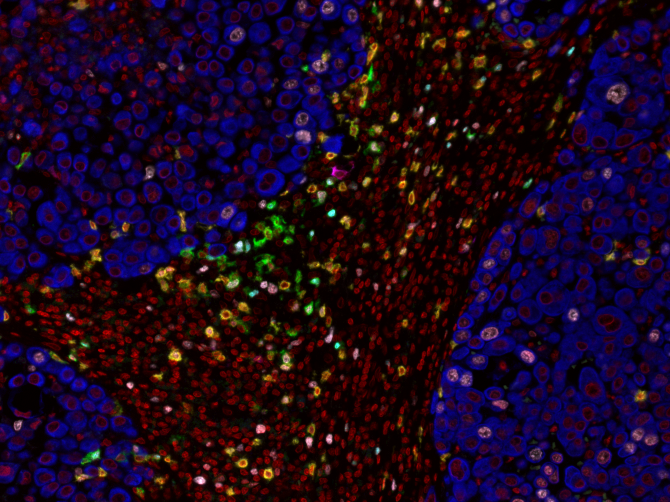
#> input picture data/RGB/Sample1 _[x1,y1]_component_data.png, 1340 x 1004 px, given as the content of the folder /fast/vijay/lung_adenocarcinoma/SCLC2_TIF, which was not available (shown at 1/2 size)
$ jupyter execute --allow-errors 1.3.Image_preprocessing_utils.ipynb   (text cells are left out)
#> lines starting #> are read from the running program, lines starting #| are printed output that depends on the picture; after the words box and inside, x2 and y2 are one past the last pixel; in counts of white or black regions, pixels touching at a corner belong together; pictures that were not available may be replaced by others from this repository, and a replacement may not be noted
[cell 1]
from PIL import Image
from pdb import set_trace
from itertools import repeat

import skimage.morphology
import concurrent.futures
import matplotlib.pyplot as plt
import skimage.measure
import numpy as np
import pandas as pd
import cv2
import glob
import os
import sys
import imageio
import shutil

[cell 2]
dataset_tif_dir = '/fast/vijay/lung_adenocarcinoma/SCLC2_TIF'
dataset_name = os.path.basename(dataset_tif_dir).split('_')[0]
output_basedir = '/fast/vijay/lung_adenocarcinoma/{}_processed/'.format(dataset_name)
tif_files = glob.glob(os.path.join(dataset_tif_dir, '*.tif'))
os.makedirs(output_basedir, exist_ok=True)
channel_map = {
                'LUAD': {
                    'CD8': 0, 'FoxP3': 1, 'CTLA4': 2, 'CD56': 3,
                    'Perforin': 4, 'INSM1_CK7': 5, 'DAPI_Core': 6
                },
                'SCLC1': {
                    'CD8': 0, 'FoxP3': 1, 'CTLA4': 2, 'CD56': 3,
                    'Perforin': 4, 'INSM1_CK7': 5, 'DAPI_Core': 6
                },
                'SCLC2': {
                    'CD8': 0, 'FOXP3': 1, 'CTLA4': 2, 'Perforin': 3,
                    'CD56': 4, 'INSM1_CK7': 5, 'DAPI_Core': 6
                }
            }

[cell 3]
def extract_channel(img, channel_n, out_dir):
    img.seek(channel_n)
    out_name = os.path.join(out_dir, '{}.png'.format(
                os.path.splitext(os.path.basename(img.filename))[0]))
    Image.fromarray(np.array(img)).convert('RGB').save(out_name)

[cell 4]
channel_num = channel_map[dataset_name]['DAPI_Core'] + 1
channel_out_dir = os.path.join(output_basedir, 'extracted_channel_{}'.format(channel_num))
os.makedirs(channel_out_dir, exist_ok=True)
for idx, file_n in enumerate(tif_files):
    img = Image.open(file_n)
    sys.stdout.write('Extracting channel {} from image {}/{}\r'.format(
        channel_num, idx+1, len(tif_files)))
    sys.stdout.flush()
    try:
        # extract the last channel (autofluorescence)
        extract_channel(img, channel_num, channel_out_dir)
    except Exception as e:
        print(e)

[cell 5]
tma_outdir = os.path.join(output_basedir, 'masks_tma')
os.makedirs(tma_outdir, exist_ok=True)
manual_valdir = os.path.join(output_basedir, 'manual_validationg')
os.makedirs(manual_valdir, exist_ok=True)

[cell 6]
def extract_tma_region(file_n):
    img = ~cv2.imread(file_n)
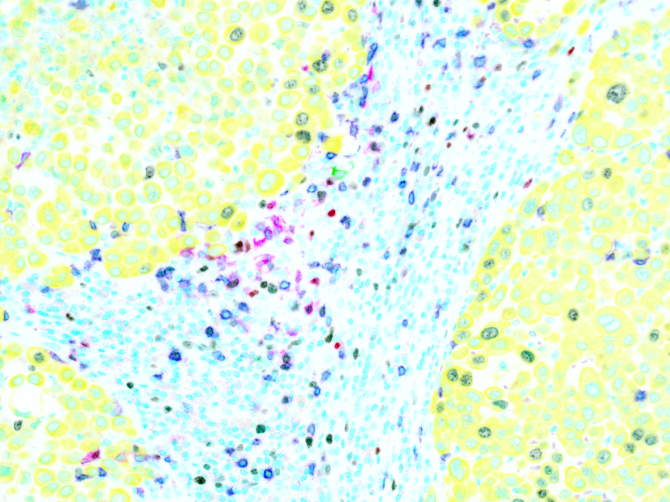
#> img: shape (1004, 1340, 3) (shown at 1/2 size); mean B, G, R 222.8, 247.6, 226.9
    out_path = '{}.png'.format(os.path.splitext(os.path.basename(file_n))[0])

    # threshold image
    gray_img = cv2.cvtColor(img, cv2.COLOR_BGR2GRAY)
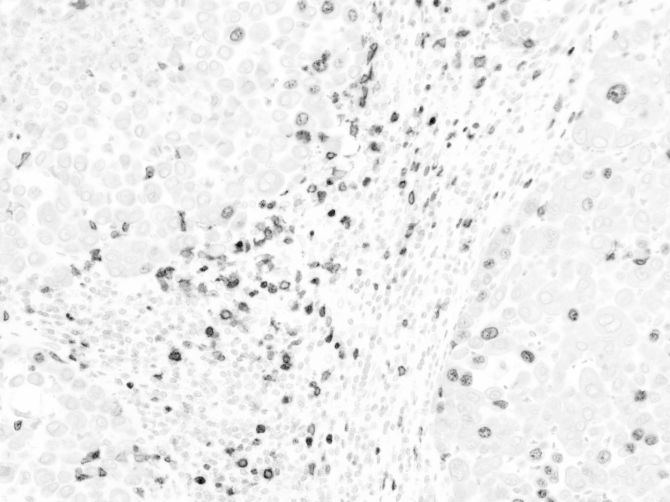
#> gray_img: shape (1004, 1340) (shown at 1/2 size); min 0, max 255, mean 238.6
    thresh = ~cv2.threshold(gray_img, 0, 255, cv2.THRESH_BINARY + cv2.THRESH_OTSU)[1]
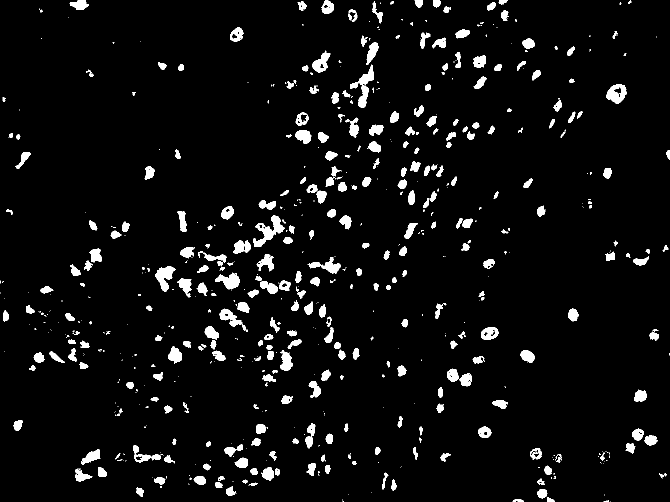
#> thresh: shape (1004, 1340) (shown at 1/2 size); 5.1% white; 662 white regions (333 under 20 px)

    # find contours
    contours = cv2.findContours(cv2.dilate(thresh,
                    cv2.getStructuringElement(cv2.MORPH_ELLIPSE, (15,15))),
                    cv2.RETR_TREE, cv2.CHAIN_APPROX_SIMPLE)[0]
#> contours = 294 contours, 40 with area under 20; largest, box (x1, y1, x2, y2) and area: (353, 481, 726, 726) 22422, (655, 64, 766, 283) 9570, (460, 373, 596, 514) 8142, (498, 627, 610, 780) 7784, (593, 296, 762, 414) 6774
    cnt_areas = [cv2.contourArea(c) for c in contours]
#> cnt_areas = 294 values, max 22422 at index 151, min 2 at index 3, mean 881.2
    sorted_cnt_areas = np.sort(cnt_areas)
#> sorted_cnt_areas = 294 values from 2 to 22422
    cnt = contours[cnt_areas.index(sorted_cnt_areas[-1])]
#> cnt = contour of 996 points, box (x1, y1, x2, y2) (353, 481, 726, 726), area 22422

    # find tma region
    (x,y),radius = cv2.minEnclosingCircle(cnt)
#> x = 539; y = 607.5; radius = 214
    center = (int(x), int(y))
#> center = (539, 607)
    radius = int(radius)
#> radius = 213

    # Mask for noise
    filtered_mask = thresh.copy()
    cv2.circle(filtered_mask, center, radius + 30, (0, 0, 0), -1)
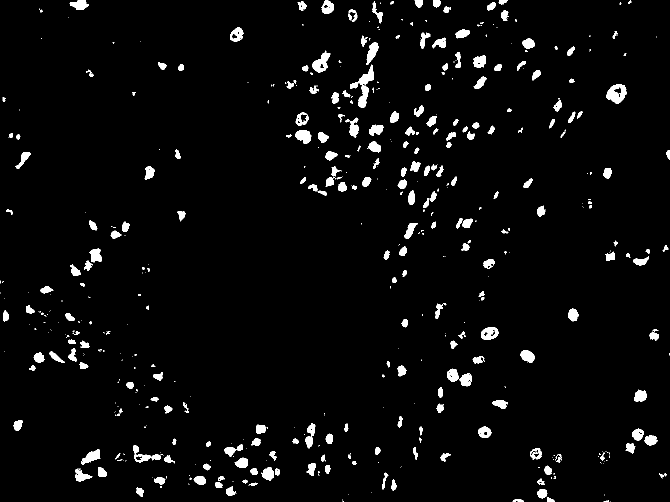
#> filtered_mask: shape (1004, 1340) (shown at 1/2 size); 3.6% white; 511 white regions (263 under 20 px), largest, box (x1, y1, x2, y2) and area: (700, 130, 748, 216) 1295, (1213, 168, 1253, 208) 967, (624, 101, 661, 145) 781

    # Check if any TMA region is being excluded
    if np.count_nonzero(filtered_mask) > 3000:
        return None

    # Mask for TMA
    tma_mask = np.zeros(thresh.shape, dtype=np.uint8)
    cv2.circle(tma_mask, center, radius + 30, (255, 255, 255), -1)
    cv2.imwrite(os.path.join(tma_outdir, out_path), tma_mask)

    return tma_mask

[cell 7]
channel_files = glob.glob('{}/*.png'.format(channel_out_dir))

# # Extract masks in parallel
# executor = concurrent.futures.ProcessPoolExecutor(max_workers=8)
# tma_masks = executor.map(extract_tma_region, files)
# for i in tma_masks: print(i)

for file_n in channel_files:
    tma_mask = extract_tma_region(file_n)
    if tma_mask is None: shutil.copy(file_n, os.path.join(output_basedir, 'manual_validationg'))

[cell 8]
channel_num = channel_map[dataset_name]['CD8']
cd8_out_dir = os.path.join(output_basedir, 'extracted_channel_{}'.format(channel_num))
os.makedirs(cd8_out_dir, exist_ok=True)
for idx, file_n in enumerate(tif_files):
    img = Image.open(file_n)
    sys.stdout.write('Extracting channel {} from image {}/{}\r'.format(
        channel_num, idx+1, len(tif_files)))
    sys.stdout.flush()
    try:
        # extract the CD8 channel
        extract_channel(img, channel_num, cd8_out_dir)
    except Exception as e:
        print(e)

[cell 9]
channel_num = channel_map[dataset_name]['DAPI_Core']
dapi_out_dir = os.path.join(output_basedir, 'extracted_channel_{}'.format(channel_num))
os.makedirs(dapi_out_dir, exist_ok=True)
for idx, file_n in enumerate(tif_files):
    img = Image.open(file_n)
    sys.stdout.write('Extracting channel {} from image {}/{}\r'.format(
        channel_num, idx+1, len(tif_files)))
    sys.stdout.flush()
    try:
        # extract the DAPI channel
        extract_channel(img, channel_num, dapi_out_dir)
    except Exception as e:
        print(e)

[cell 10]
''' Dilate DAPI and mask the CD8 cells'''
cd8_mask_outdir = os.path.join(output_basedir, 'cd8_autofluorescence_masksg')
os.makedirs(cd8_mask_outdir, exist_ok=True)
for cd8_file, dapi_file in zip(sorted(glob.glob('{}/*.png'.format(cd8_out_dir))),
                               sorted(glob.glob('{}/*.png'.format(dapi_out_dir)))):
    if (os.path.basename(cd8_file).split('-')[0] != os.path.basename(cd8_file).split('-')[0]): continue

    # CD8 channel
    img1 = ~cv2.imread(cd8_file)
    gray_img = cv2.cvtColor(img1, cv2.COLOR_BGR2GRAY)
    thresh1 = ~cv2.threshold(gray_img, 0, 255, cv2.THRESH_BINARY + cv2.THRESH_OTSU)[1]

    # DAPI channel
    img = ~cv2.imread(dapi_file)
    gray_img = cv2.cvtColor(img, cv2.COLOR_BGR2GRAY)
    thresh = ~cv2.threshold(gray_img, 0, 255, cv2.THRESH_BINARY + cv2.THRESH_OTSU)[1]
    thresh = cv2.dilate(thresh, cv2.getStructuringElement(cv2.MORPH_ELLIPSE, (10, 10)))
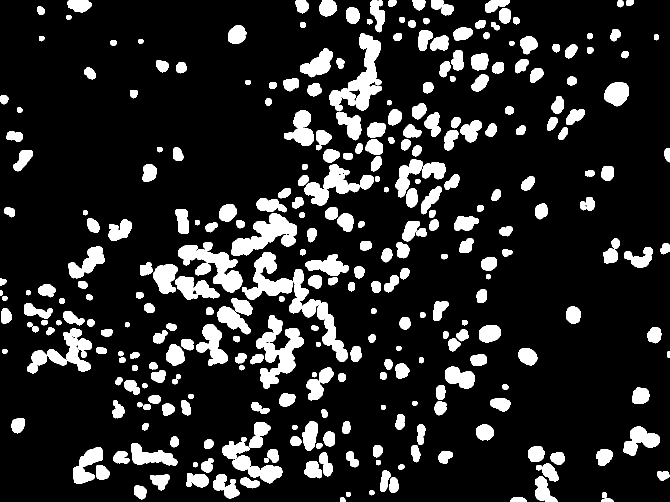
#> thresh: shape (1004, 1340) (shown at 1/2 size); 15% white; 321 white regions, largest, box (x1, y1, x2, y2) and area: (658, 67, 764, 223) 6278, (513, 630, 608, 778) 5952, (484, 504, 617, 627) 5865

    # CD8 mask
    cd8_mask = cv2.bitwise_and(img1, img1, mask=~cv2.bitwise_and(~thresh, thresh1))
    out_path = '{}.png'.format(os.path.splitext(os.path.basename(cd8_file))[0])

    # Save mask
    cv2.imwrite(os.path.join(cd8_mask_outdir, out_path), ~cv2.bitwise_and(~thresh, thresh1))

[cell 11]
hstacked_img = []
vstacked_img = []

for idx, i in enumerate(glob.glob('{}/*.png'.format(manual_valdir))):
    img = cv2.resize(cv2.imread(i), dsize=None, fx=0.25, fy=0.25)
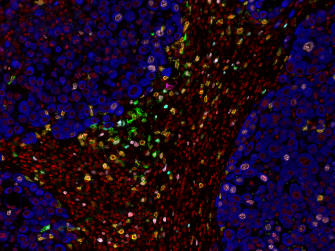
#> img: shape (251, 335, 3); mean B, G, R 32.3, 7.5, 28.3
    vstacked_img.append(np.vstack((img, np.ones((5, img.shape[1], 3))* 255)))
    if ((idx + 1) % 10 == 0):
        vstacked_img = np.vstack(vstacked_img)
        hstacked_img.append(vstacked_img)
        hstacked_img.append(np.ones((vstacked_img.shape[0], 5, 3))* 255)
        vstacked_img = []

if len(vstacked_img) and len(vstacked_img) != 10:
    for i in range(10 - len(vstacked_img)): vstacked_img.append(np.zeros_like(vstacked_img[0]))
#> this loop made 9 passes
#> after the loop, vstacked_img = 10 items

if len(vstacked_img):
    vstacked_img = np.vstack(vstacked_img)
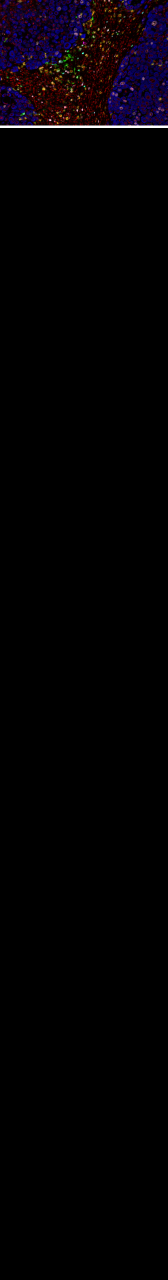
#> vstacked_img: shape (2560, 335, 3) float64 (shown at 1/2 size); mean of channels 0, 1, 2 3.7, 1.2, 3.3; drawn as B, G, R
    hstacked_img.append(vstacked_img)
    hstacked_img.append(np.ones((vstacked_img.shape[0], 5, 3))* 255)

cv2.imwrite(os.path.join(output_basedir, 'manual_validationg.png'), np.hstack(hstacked_img))
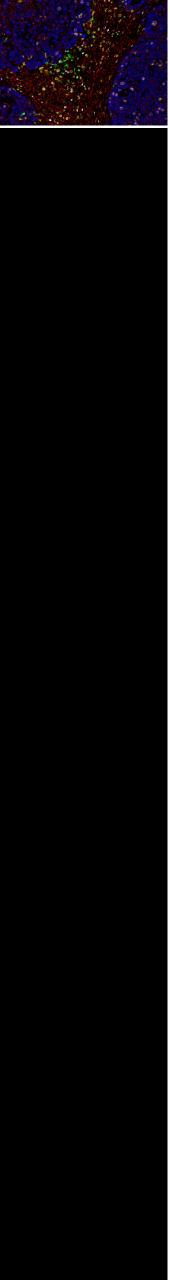
#> saved as manual_validationg.png: shape (2560, 340, 3) (shown at 1/2 size); mean B, G, R 7.4, 5, 7
#> Out = True
